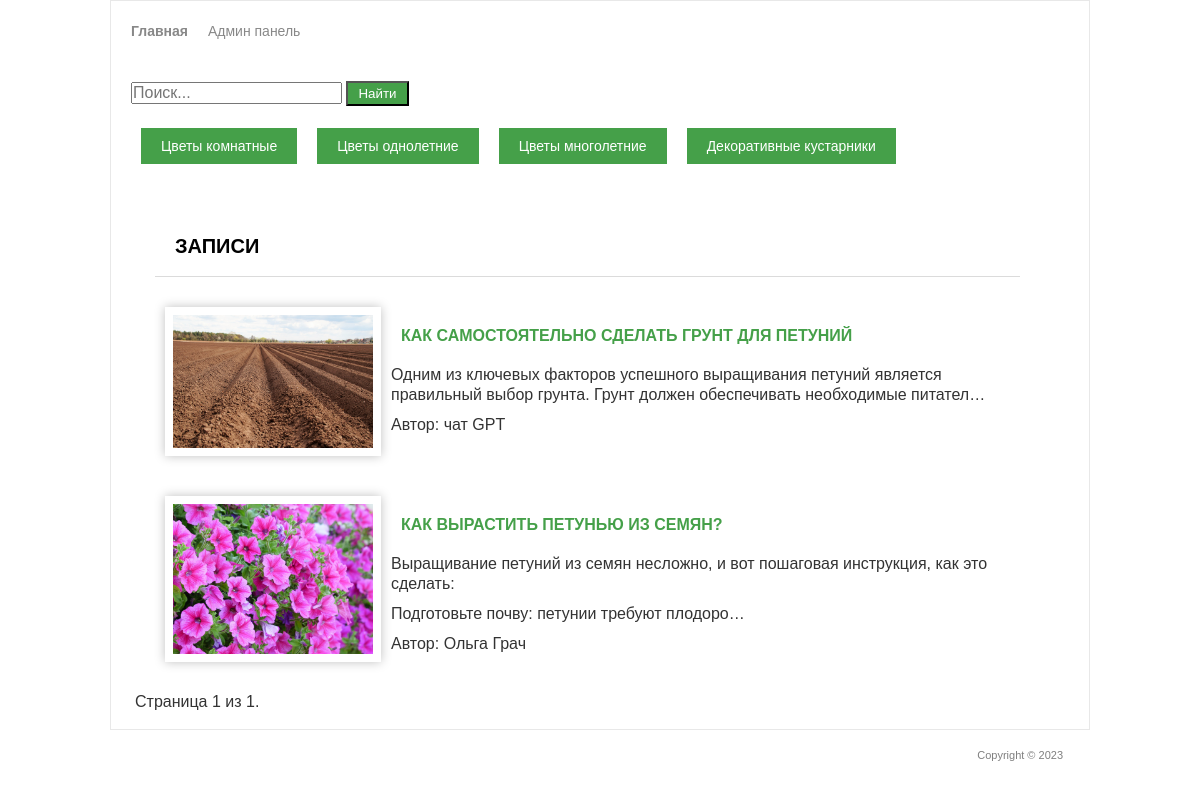
/filter/?type=2, run on the app's committed database.
### blog/models.py (models this page shows, shortened)
class Post(models.Model):
    TOPIC_TYPES = [
        (1, 'Цветы комнатные'),
        (2, 'Цветы однолетние'),
        (3, 'Цветы многолетние'),
        (4, 'Декоративные кустарники'),
    ]
    title = models.CharField('Название статьи', max_length=150)
    text = models.TextField('Текст статьи')
    author = models.CharField('Автор', max_length=100)
    data = models.DateField('Дата публикации')
    img = models.ImageField('Изображение', upload_to='image/%Y')
    type = models.IntegerField(choices=TOPIC_TYPES)
    class Meta:
        verbose_name = 'Статья'
        verbose_name_plural = 'Статьи сайта'

### blog/views.py (the view)
# urls.py: path('filter/', get_art_filter),
def get_art_filter(request):
    topic_type = request.GET.get('type', None)
    if topic_type:
        queryset = Post.objects.filter(type=topic_type).order_by('-id')
    else:
        queryset = Post.objects.order_by('-id')
    paginator = Paginator(queryset, 3)
    page_number = request.GET.get('page')
    page_obj = paginator.get_page(page_number)
    context = {'page_obj': page_obj}
    return render(request, 'blog/articals.html', context)

### templates/blog/articals.html (shortened to what this page needs)
<!DOCTYPE>
{% load static %}
<html >
<head>
	<link rel="stylesheet" href="{% static 'css/style.css' %}" type="text/css" media="all" />
</head>
<body>
<div class="shell">
	<div class="border">
		<div id="navigation_adm">
			<ul>
			    <li><a href="/" class="active">Главная</a></li>
			    <li><a href="/admin">Админ панель</a></li>
			</ul>
		</div>
<form action="{% url 'search_results' %}" method="get">
  <input type="text" name="q" placeholder="Поиск..." value="{{ query }}">
  <button type="submit">Найти</button>
</form>
        <div id="navigation">
			<ul>
			    <li><a href="/filter/?type=1">Цветы комнатные</a></li>
			    <li><a href="/filter/?type=2">Цветы однолетние</a></li>
                <li><a href="/filter/?type=3">Цветы многолетние</a></li>
			    <li><a href="/filter/?type=4">Декоративные кустарники</a></li>
			</ul>
		</div>
		<div id="main">
			<div id="content" class="left">
				<div class="projects">
					<h3>Записи</h3>
                    {% for post in page_obj %}
					<div class="item">
						<div class="image left">
							<img src="{{ post.img.url }}" width="200px" alt="" />
						</div>
						<div class="text left">
                            <br>
							<h4><a href="/{{ post.id }}">{{ post.title }}</a></h4>
							<p>{{ post.text|safe|truncatechars:140 }}</p>
							<p>Автор: {{ post.author }}</p>
						</div>
					</div>
					{% endfor %}
				</div>
            <div class="pagination">
    <span class="step-links">
        <span class="current">
            Страница {{ page_obj.number }} из {{ page_obj.paginator.num_pages }}.
        </span>
    </span>
</div>
			</div>
		</div>
	</div>
	<div id="footer">
		<p class="copy right">Copyright &copy;  2023 </p>
	</div>
</div>
</body>
</html>

### static/css/style.css (style rules this page uses)
* { margin: 0; padding: 0; outline:0; }
body { font-size: 16px; line-height: 20px; font-family: Georgia, Arial, Helvetica, Sans-Serif; color: #333; background-image: url('../img/bg.jpg'); background-attachment: fixed; background-size: cover; background-repeat: no-repeat; background-position: center; }
.list, form { margin: 20px; }
a { color: #45a049; text-decoration: none; cursor:pointer; }
input, textarea, select { font-family: Arial, Helvetica, sans-serif; font-size:16px; }
.left, .alignleft { float: left; display: inline; }
.right, .alignright { float: right; display: inline; }
.shell { width: 980px; margin: 0 auto; }
.border { border: 1px solid #e8e8e8; background: #fff; position: relative; }
#main { width: 932px; padding: 0px 24px 17px 24px; }
#main h3, h2, h1 { font-size: 20px; line-height: 20px; color: #000; text-transform: uppercase; border-bottom: 1px solid #dbdbdb; padding: 20px; }
#content { width: 905px; }
.projects { padding: 10px 0 0 0; }
.projects h3 { margin: 20px; }
.projects .item { margin: 20px; }
.projects .text { width: 600px; }
.projects .text h4 { font-size: 16px; line-height: 18px; color: #333; text-transform: uppercase; padding: 10px; }
.projects .text p { padding: 0 0 10px; }
#footer { font-family: Arial, sans-serif; font-size: 11px; line-height: 14px; color: #7f7f7f; padding: 18px 27px 20px 38px; background: #ffffff; }
img { box-shadow: 0 0 10px rgba(0, 0, 0, 0.25); border: 4px solid #fff; padding: 4px; margin: 10px; }
#navigation_adm ul { list-style-type: none; margin: 0; padding: 20px; display: flex; }
#navigation_adm li { margin-right: 20px; }
#navigation_adm li:last-child { margin-right: 0; }
#navigation_adm a { color: #888; font-size: 14px; text-decoration: none; }
#navigation_adm a.active { font-weight: bold; }
#navigation ul { list-style-type: none; margin: 20px; padding: 10px; display: flex; }
#navigation li { margin-right: 20px; }
#navigation li:last-child { margin-right: 0; }
#navigation a { color: #888; font-size: 14px; text-decoration: none; }
#navigation a { margin-top: 20px; background-color: #45a049; color: white; border: none; padding: 10px 20px; cursor: pointer; transition: background-color 0.3s ease-in-out; }
form button[type="submit"] { background-color: #45a049; color: white; padding: 3px 10px; }

### data on the page
Post: img (picture), title "КАК САМОСТОЯТЕЛЬНО СДЕЛАТЬ ГРУНТ ДЛЯ ПЕТУНИЙ", text "Одним из ключевых факторов успешного выращивания петуний является правильный выбор грунта. Грунт должен обеспечивать необходимые питател…", author "чат GPT"
Post: img (picture), title "КАК ВЫРАСТИТЬ ПЕТУНЬЮ ИЗ СЕМЯН?", text "Выращивание петуний из семян несложно, и вот пошаговая инструкция, как это сделать: Подготовьте почву: петунии требуют плодоро…", author "Ольга Грач"

### other printed values
{{ page_obj.number }} "1"
{{ page_obj.paginator.num_pages }} "1"
